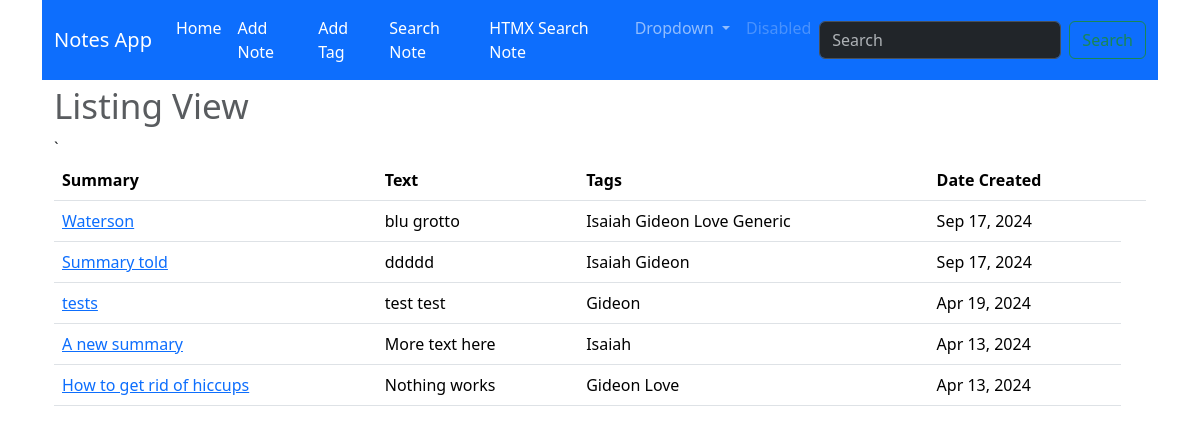
Before: / with the older database file.
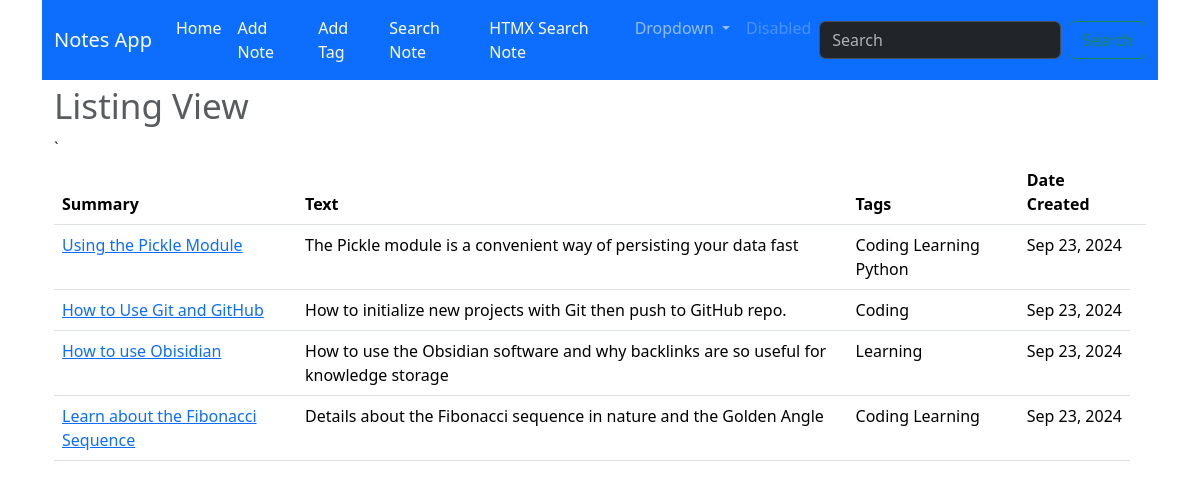
After: the same page with the newer database file.
### notes/models.py (models this page shows, shortened)
class Note(models.Model):
    summary=models.CharField(max_length=128)
    text=models.CharField(max_length=255)
    tags = models.ManyToManyField(Tag, blank=True)
    date_created = models.DateTimeField(auto_now=True)
    class Meta:
        ordering = ["date_created"]

class Tag(models.Model):
    tag=models.CharField(max_length=255, unique=True)
    def __str__(self):
        return self.tag

### notes/views.py (the view)
# urls.py: path('', views.index, name="index"),
def index(request):
	notes = Note.objects.prefetch_related("tags").order_by('-date_created') # order_by not needed since order in Model Meta field
	context = {'notes':notes}
	return render(request, 'notes/index.html', context)

### notes/templates/notes/index.html
{% extends "notes/base.html" %}
{% block content %}
<div class="container">
    <h1><small class="text-muted">Listing View</small></h1>
</div>
<div class="container">
    <table class="table">
        <thead>
            <tr>
                <th>Summary</th>`
                <th>Text</th>
                <th>Tags</th>
                <th>Date Created</th>
                <th></th>
            </tr>
        </thead>
        <tbody>
            {% for note in notes %}
            <tr>
                <td><a href="{% url 'detail_note' note.id %}"> {{ note.summary }} </a></td>
                <td>{{ note.text }}</td>
                <td>
                    {% for tag in note.tags.all %}
                        {{ tag }}
                    {% endfor %}
                </td>
                <td>{{ note.date_created | date:"M j, Y"}}</td>
            </tr>
            {% endfor %}
        </tbody>
    </table>
</div>
{% endblock content %}

### notes/templates/notes/base.html (shortened to what this page needs)
<!DOCTYPE html>
<html>
    <head>
        <link href="https://cdn.jsdelivr.net/npm/bootstrap@5.3.3/dist/css/bootstrap.min.css" rel="stylesheet">
        <link rel="stylesheet" href="">
      </head>
    <body>
      <div class="container" >
      <nav class="navbar navbar-expand-lg bg-primary" data-bs-theme="dark">
        <div class="container-fluid">
          <a class="navbar-brand" href="#">Notes App</a>
          <div class="collapse navbar-collapse" id="navbarSupportedContent">
            <ul class="navbar-nav me-auto mb-2 mb-lg-0">
              <li class="nav-item">
                <a class="nav-link active" aria-current="page" href="{% url 'index' %}">Home</a>
              </li>
              <li class="nav-item">
                <a class="nav-link active" href="{% url 'create_note' %}">Add Note</a>
              </li>
              <li class="nav-item">
                <a class="nav-link active" href="{% url 'create_tag' %}">Add Tag</a>
              </li>
              <li class="nav-item">
                <a class="nav-link active" href="{% url 'search_note' %}">Search Note</a>
              </li>
              <li class="nav-item">
                <a class="nav-link active" href="{% url 'h_search_note' %}">HTMX Search Note</a>
              </li>
              <li class="nav-item dropdown">
                <a class="nav-link dropdown-toggle" href="#" role="button" data-bs-toggle="dropdown" aria-expanded="false">
                  Dropdown
                </a>
              </li>
              <li class="nav-item">
                <a class="nav-link disabled" aria-disabled="true">Disabled</a>
              </li>
            </ul>
            <form class="d-flex" role="search">
              <input class="form-control me-2" type="search" placeholder="Search" aria-label="Search">
              <button class="btn btn-outline-success" type="submit">Search</button>
            </form>
          </div>
        </div>
      </nav>
{% block content %}{% endblock %}
</div>
    </body>
</html>

Changed rows visible on the page:
removed Note: summary "Waterson", text "blu grotto", date_created "Sep 17, 2024"
removed Tag: tag "Isaiah"
removed Tag: tag "Gideon"
removed Tag: tag "Love"
removed Tag: tag "Generic", shown under Note "Waterson"
removed Note: summary "Summary told", text "ddddd", date_created "Sep 17, 2024"
removed Note: summary "tests", text "test test", date_created "Apr 19, 2024"
removed Note: summary "A new summary", text "More text here", date_created "Apr 13, 2024"
removed Note: summary "How to get rid of hiccups", text "Nothing works", date_created "Apr 13, 2024"
added Note: summary "Using the Pickle Module", text "The Pickle module is a convenient way of persisting your data fast", date_created "Sep 23, 2024"
added Tag: tag "Coding"
added Tag: tag "Learning"
added Tag: tag "Python", shown under "Using the Pickle Module"
added Note: summary "How to Use Git and GitHub", text "How to initialize new projects with Git then push to GitHub repo.", date_created "Sep 23, 2024"
added Note: summary "How to use Obisidian", text "How to use the Obsidian software and why backlinks are so useful for knowledge storage", date_created "Sep 23, 2024"
added Note: summary "Learn about the Fibonacci Sequence", text "Details about the Fibonacci sequence in nature and the Golden Angle", date_created "Sep 23, 2024"
